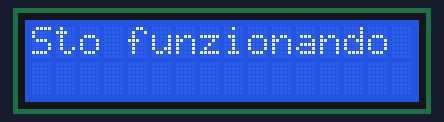
Simulated run of this program. Board: Arduino Uno, built with avr-gcc and run on an emulated ATmega328P. Parts: 16×2 character LCD. What the program prints to the serial monitor is not drawn.

Above: at 0.1 s.
At 1.21 s:
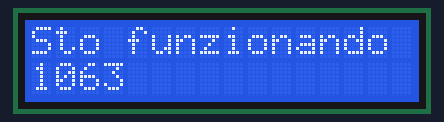
At 6.02 s:
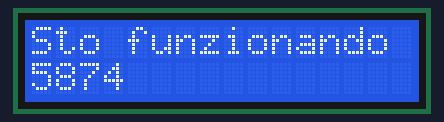
At 10.83 s:
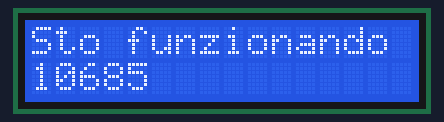
At 20.45 s:
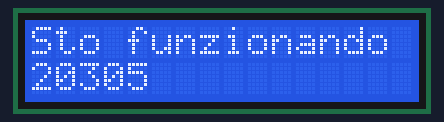
At 39.7 s:
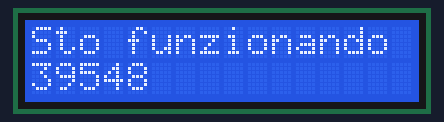

The program:

main.cpp
```cpp
#include <Arduino.h>
#include <LiquidCrystal.h>
#include <Wire.h>

const int DEBOUNCE_DELAY = 50;
const int PINS = 3;
int count = 0;


void writeToScreen();

const int rs = 12, enable = 11, d4 = 2, d5 = 3, d6 = 4, d7 = 5;
LiquidCrystal lcd(rs, enable, d4, d5, d6, d7);

const int buttonPins[PINS] = { 8,2 ,7};
int buttonStates[PINS];
int lastButtonStates[PINS] = {LOW, LOW, LOW};

unsigned long lastDebounceTimes[PINS] = {0, 0, 0};

void setup()
{
    Serial.begin(9600);
    Serial.println("Starting");
    lcd.begin(16, 2);
    lcd.setCursor(0,0);
    lcd.print("Sto funzionando ?");

    for (size_t i = 0; i < PINS; i++)
    {
        pinMode(buttonPins[i], INPUT);
    }

    delay(1000);
}

void debounce_button(int index)
{
    int buttonPin = buttonPins[index];

    int reading = digitalRead(buttonPin);

    if (reading != lastButtonStates[index])
    {
        lastDebounceTimes[index] = millis();
    }

    if ((millis() - lastDebounceTimes[index]) > DEBOUNCE_DELAY)
    {

        if (reading != buttonStates[index])
        {
            buttonStates[index] = reading;

            if (buttonStates[index] == HIGH)
            {
              writeToScreen();
            }
        }
    }

    lastButtonStates[index] = reading;
}


void writeToScreen(){
  Serial.println("button clicked");
  lcd.clear();
  lcd.print(count++);
}

void debounce_buttons()
{
    for (size_t i = 0; i < PINS; i++)
    {
        debounce_button(i);
    }
}

void loop()
{
    // debounce_buttons();
     lcd.setCursor(0,1);
    lcd.print(millis());
}
```
